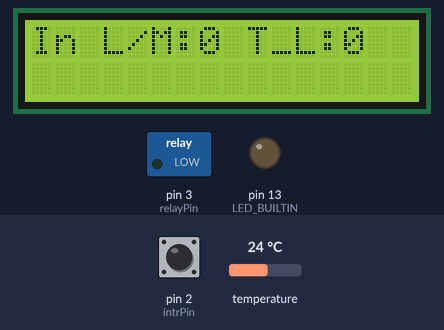
Bench run of a sketch on a simulated Arduino Uno, built with avr-gcc and run on an emulated ATmega328P. Shown: 16×2 character LCD, switched loads named in the sketch (green lamp = pin HIGH), output pins drawn as LEDs (lit = HIGH). Inputs (shaded band) come from the test bench; at power-on: pin 2 (intrPin) HIGH, temperature 24 °C. What the sketch prints to the serial monitor is not drawn.

Above: at 3.1 s.
At 11.6 s:
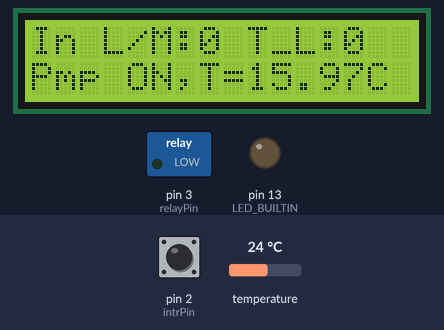
At 15.4 s:
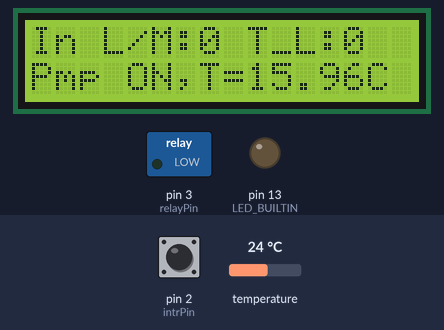
At 19.3 s:
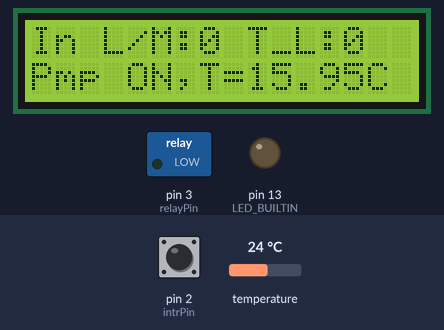
At 27.0 s:
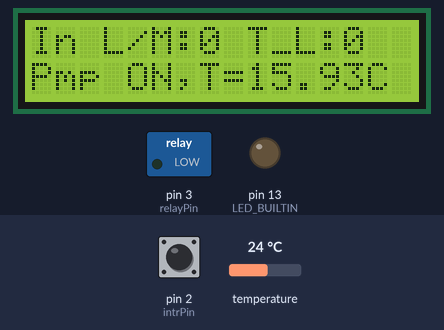
At 38.5 s:
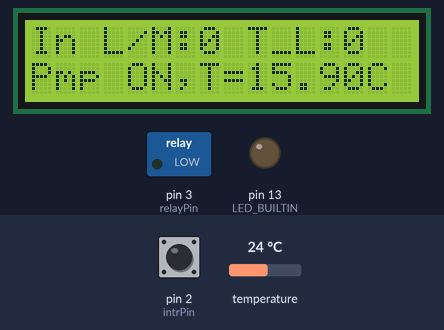

The sketch:

Final.ino
```cpp
#include <Wire.h>
#include <LiquidCrystal_I2C.h>

#include <OneWire.h>
#include <DallasTemperature.h>

#define ONE_WIRE_BUS 4

OneWire oneWire(ONE_WIRE_BUS);

DallasTemperature sensors(&oneWire);
// Flow Sensor 3.3V

// Set the LCD address

const int I2C_ADDR = 0x27;  // Address might vary, check yours

// Set the LCD dimensions (columns x rows)
const int LCD_COLS = 16;
const int LCD_ROWS = 2;

float Celsius = 0;
float celsius=16;

// Create an LCD object. Provide the I2C address, columns, and rows.
LiquidCrystal_I2C lcd(I2C_ADDR, LCD_COLS, LCD_ROWS);

#define HzPerLiter 8.1
#define pulse2liter 486.0
#define interval 3000.0


// Define the pin to which the relay module is connected
const int relayPin = 3;

const byte intrPin = 2;
bool run_flag =false;
unsigned long startTime= millis();

int LperM=0;
volatile int rate_cnt=0;
unsigned long tot_cnt=0;
unsigned long tot_sec=0;
unsigned long tot_min=0;
unsigned long totLit=0;

char tbp[65];


void setup(){
  sensors.begin();
  Serial.begin(9600);
  // Initialize the LCD
  lcd.init();
  lcd.backlight();

  pinMode(LED_BUILTIN, OUTPUT);
  pinMode(intrPin, INPUT_PULLUP);

  attachInterrupt(digitalPinToInterrupt(intrPin),Pulse_cnt, FALLING);
  Serial.println("Water flow = Approximate (No Exit. J-P S.)");
  sprintf(tbp, "Report every %d seconds" , round(interval/1000)); // Format comment
  Serial.println(tbp);
   Serial.println(" ");

    // Set the relay pin as an OUTPUT
  pinMode(relayPin, OUTPUT);

  // Initially, turn off the pump
  digitalWrite(relayPin, LOW);

}


void Pulse_cnt(){
  rate_cnt++;
  tot_cnt++;
  run_flag= true;
}

void loop(){


  while (millis() - startTime <= interval){
    digitalWrite(LED_BUILTIN, LOW);
    if (run_flag){
      digitalWrite(LED_BUILTIN, HIGH);
      run_flag= false;
    }

  }

  tot_sec += interval/1000;
  tot_min= round(tot_sec/60);
  LperM = round(rate_cnt/(HzPerLiter*(interval)/1000)); // (pulses/interval)/(486*interval)
  totLit= round(tot_cnt/pulse2liter);

 Serial.print(" Instanaeouse Liters/Min : ");
 Serial.println(LperM);
 lcd.setCursor(0,0);
 lcd.print("In L/M:");
 lcd.print(LperM);


 Serial.print("Total Liters since Startup :  ");
 Serial.print(totLit);
 lcd.print(" T_L:");
 lcd.print(totLit);

 Serial.print("Total Minutes Since Startup: ");
 Serial.println(tot_min);

 Serial.println("==================================");

  sensors.requestTemperatures();
  Celsius = sensors.getTempCByIndex(0);
  celsius= celsius-0.01;

if (LperM <2){
  digitalWrite(relayPin, LOW);
   Serial.println("Pmp is ON");
  Serial.print("T=");
  Serial.print(celsius);
  Serial.print("C");
  lcd.setCursor(0,1);
  lcd.print("Pmp ON,");
  lcd.print("T=");
  lcd.print(celsius);
  lcd.print("C");
  }

if (LperM>=3){

  digitalWrite(relayPin, HIGH);
  Serial.println("Pump is OFF");
  Serial.print (celsius);
  Serial.print("C");

  lcd.setCursor(0,1);
  lcd.print("Pmp OF,");
  lcd.print(celsius);
  lcd.print("C");
  }
  startTime= millis();
   rate_cnt =0;


}
```

Measured:
- what the display in image 0 shows lasts 0.8 s, from 3.0 s to 3.8 s
- what the display in image 1 shows lasts 3.9 s, from 11.5 s to 15.4 s
